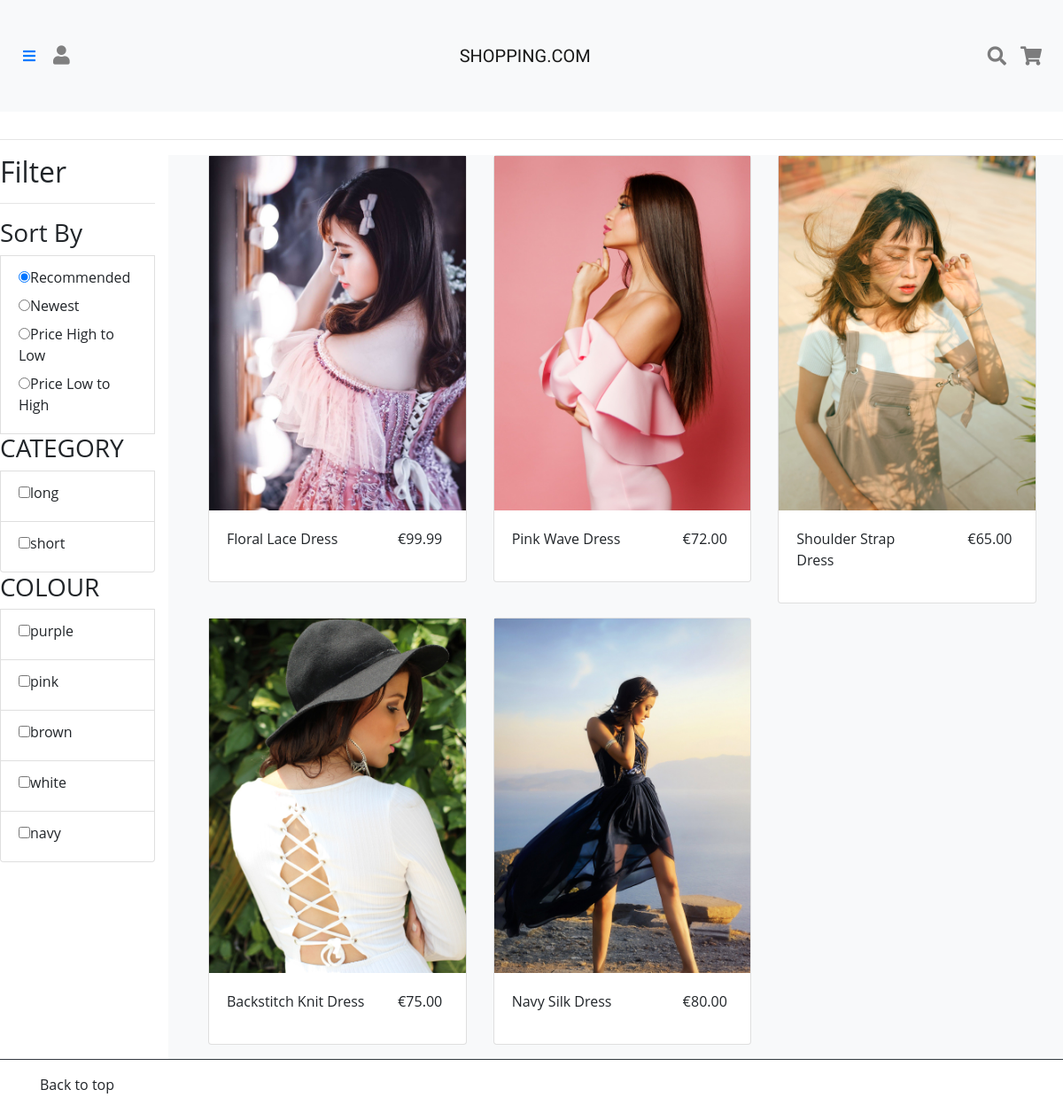
Page /product/product_list.php?cat=dresses on the committed database.
### tables this page shows
CREATE TABLE Product(
p_id INT(6) UNSIGNED AUTO_INCREMENT PRIMARY KEY,
p_name VARCHAR(30) NOT NULL,
p_category VARCHAR(30) NOT NULL,
p_sub VARCHAR(30) NOT NULL,
p_colour VARCHAR(30) NOT NULL,
p_price DECIMAL(5,2) NOT NULL,
p_quantity INT(6) NOT NULL,
p_description VARCHAR(1000)
);

### src/controller/Product_cont.php (called while the page is built, shortened)
<?php
	include 'Controller.php';
	class Product_Controller extends Controller{
		public function __construct(){
			$this->model= new Product_model();
		}
		public function productList(){
    		$category = $_REQUEST['cat'];
    		$sql = 'select * from Product where p_category="'.$category.'"';
    		$lst = $this->model->selectSQL($sql);
    		$rows = $lst -> rowCount();
    		$list = $lst->fetchAll();
        	require_once $_SERVER["DOCUMENT_ROOT"]."/view/header.php";
			require_once $_SERVER["DOCUMENT_ROOT"]."/view/product_list.php";
			require_once $_SERVER["DOCUMENT_ROOT"]."/view/footer.php";
    	}
	}

### src/product/product_list.php (called while the page is built, shortened)
<?php
  include $_SERVER["DOCUMENT_ROOT"].'/controller/Product_cont.php';
  $controller = new Product_Controller();
  $controller -> ProductList();
?>

### src/model/Model.php (called while the page is built, shortened)
<?php
	class Model{
		public $pdo;
		private $host = 'db';
		private $dbuser ='d1234';
		private $dbpwd = '1234';
		private $database = 'mysql';
		public function __construct(){
			try{
				$this->pdo = new PDO("mysql:host=$this->host;dbname=$this->database", $this->dbuser, $this->dbpwd);
				$this->pdo->setAttribute(PDO::ATTR_ERRMODE, PDO::ERRMODE_EXCEPTION);
			}catch(PDOException $e){
				echo 'Could not connect: '. $e -> getMessage();
			}
		}
		public function selectSQL($sql){
			$stmt = $this->pdo->prepare($sql);
			$stmt->execute();
			return $stmt;
		}
	}

### src/view/album.php (the view)
<div class="container text-center">
    <div class="row center">
    <?php if($rows<1): ?>
      <p>No Items Available</p>
    <?php else: ?>
      <?php foreach($list as $productList): ?>
        <div class="col-md-6 col-sm-12 col-lg-4">
          <div class="card mb-3">
              <?php
                $image_src = "/public/img/{$productList['p_category']}/{$productList['p_id']}.jpg";
              ?>
              <div class="image"><img src="<?php echo $image_src;?>" onclick="location.href='/product/viewProduct.php?productNo=<?php echo $productList['p_id'];?>'"></div>
              <div class="card-body">
                <div class="row">
                  <div class="col-8 text-left"><p onclick="location.href='/product/viewProduct.php?productNo=<?php echo $productList['p_id'];?>'"><?php echo $productList['p_name'];?></p></div>
                  <div class="col-md-4">
                    €<?php echo $productList['p_price'];?>
                  </div>
                </div>
              </div>
          </div>
        </div>
      <?php endforeach; ?>
    <?php endif;?>
    </div>
</div>

### src/public/css/grid.css (style rules this page uses)
.container { display:flex; }
.center { margin: auto; width: 100%; border: 3px; }
.image { width: 100%; height: 400px; overflow : hidden; }
.card { max-width: 600px; }
img { max-width: 100%; }

### rows in the picture
product: p_category+p_id (picture), p_name "Floral Lace Dress", p_price "99.99"
product: p_category+p_id (picture), p_name "Pink Wave Dress", p_price "72.00"
product: p_category+p_id (picture), p_name "Shoulder Strap Dress", p_price "65.00"
product: p_category+p_id (picture), p_name "Backstitch Knit Dress", p_price "75.00"
product: p_category+p_id (picture), p_name "Navy Silk Dress", p_price "80.00"

### other values in the picture
$row['p_sub'] "long"
$row['p_sub'] "short"
$row['p_colour'] "purple"
$row['p_colour'] "pink"
$row['p_colour'] "brown"
$row['p_colour'] "white"
$row['p_colour'] "navy"
